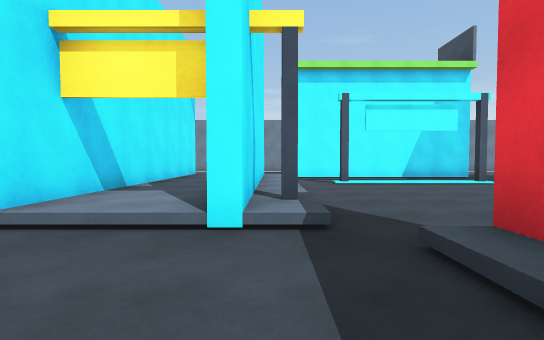
view 1 (above)

21 first-person views from a walk through a Unity game level. The camera is 1.2 m above the floor, tilts 2° down and sees 85° across. The floor is counted in squares, 2 m on a side. Each view is taken from the middle of a square. On the plan, view 1 faces up. The plan holds only what a view shows up to about 9 squares ahead; the rest is blank. The place goes on beyond the plan. The player character is not drawn.

view 2
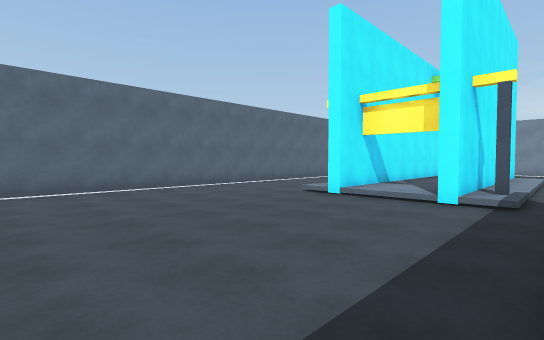

view 3
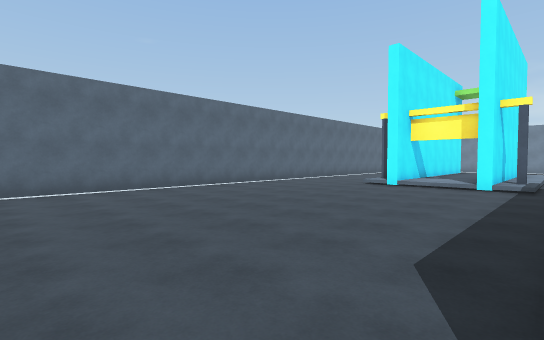

view 4
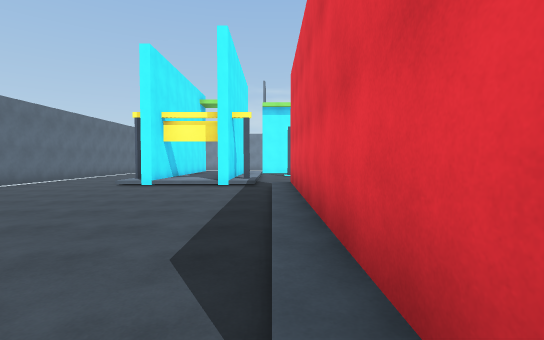

view 5
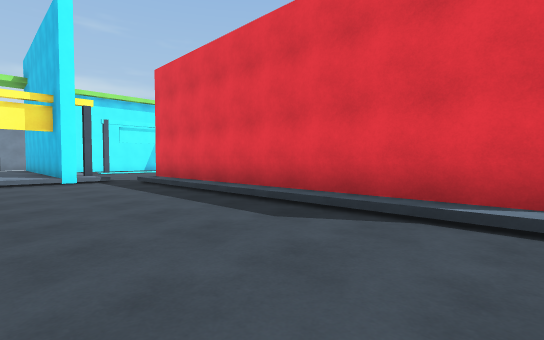

view 6
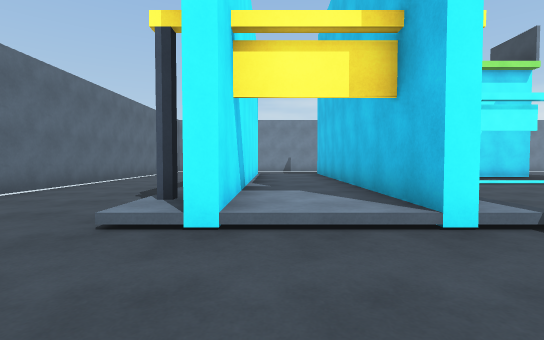

view 7
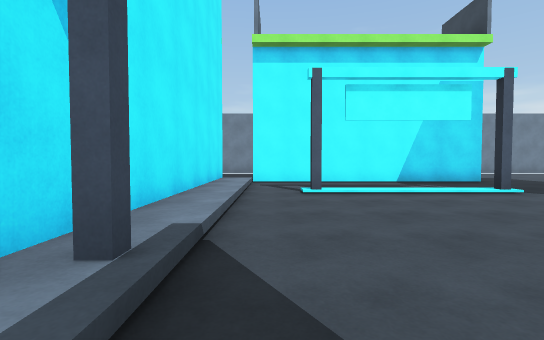

view 8
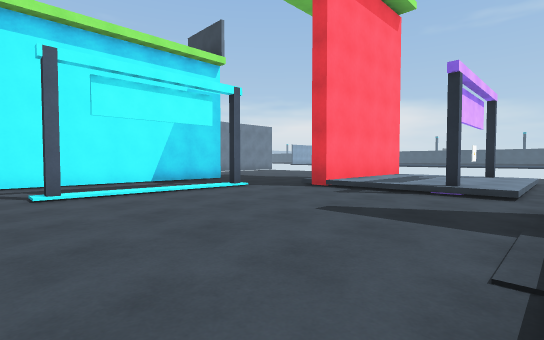

view 9
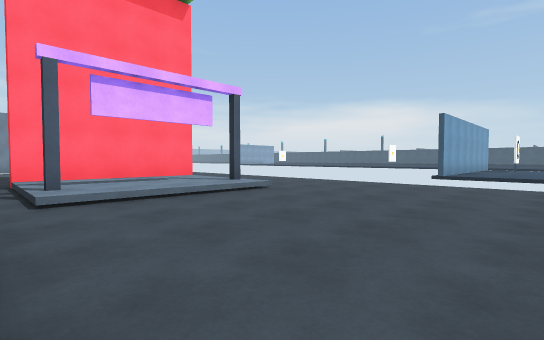

view 10
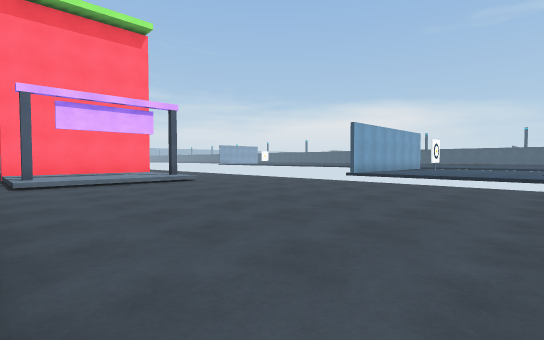

view 11
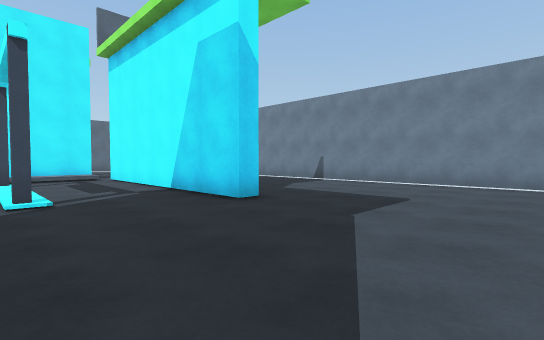

view 12
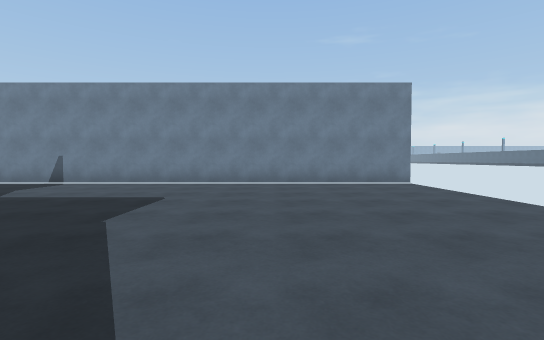

view 13
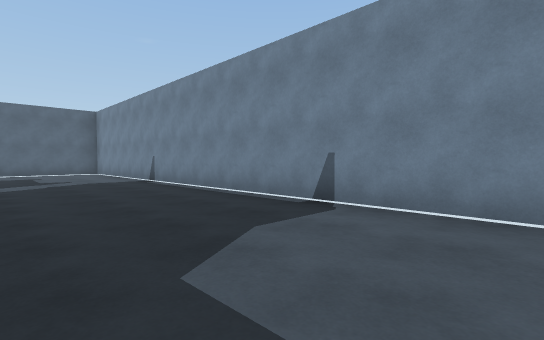

view 14
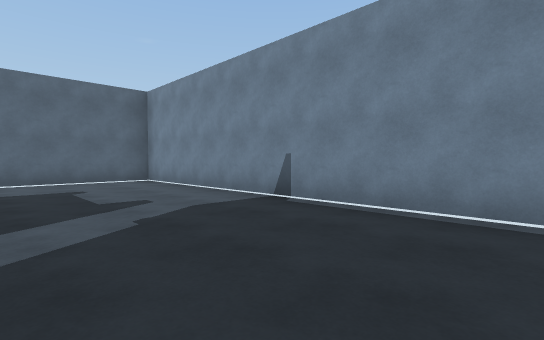

view 15
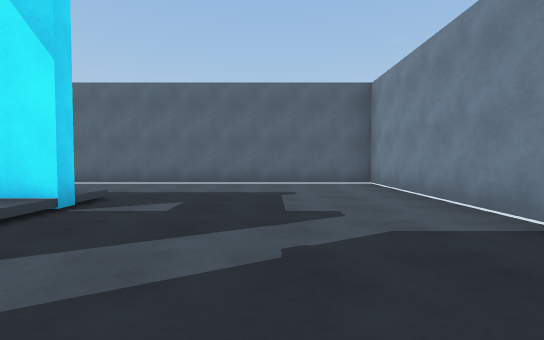

view 16
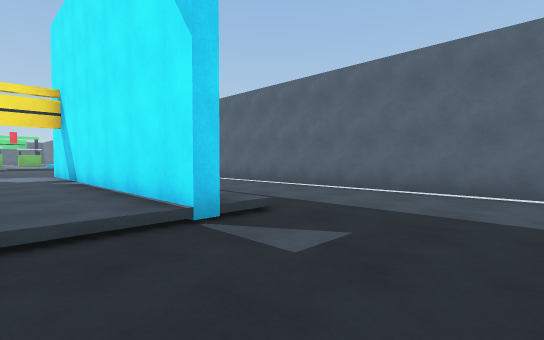

view 17
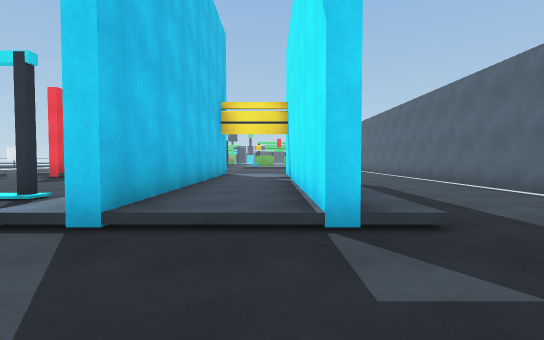

view 18
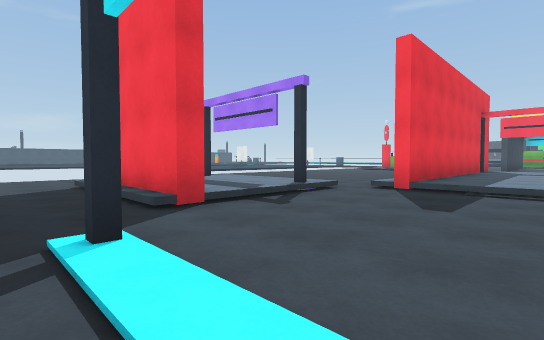

view 19
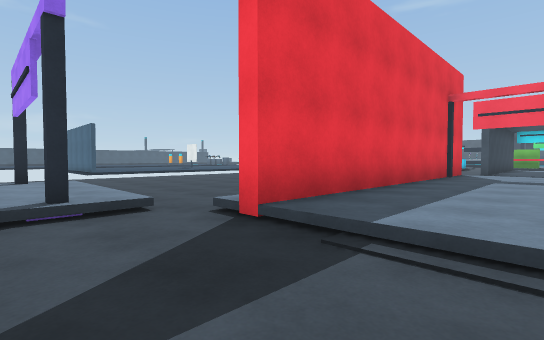

view 20
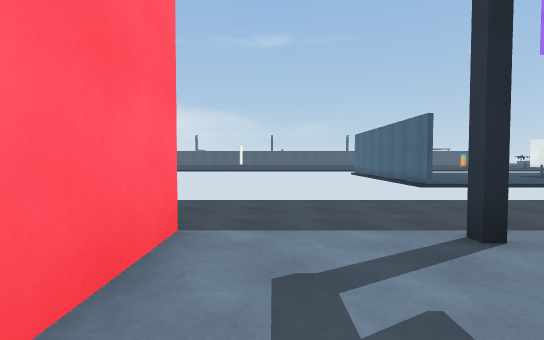

view 21
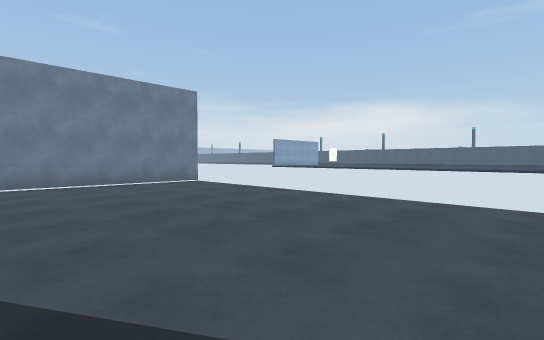

### Floor plan
Key: @ floor where view 1 was taken; # wall or solid block; x gap in a wall; . main floor; : floor 0.25 m higher than the main floor; / step, stairs or slope.
Columns run from 7 left of view 1 to 17 right of it. Each row starts with its distance up from view 1.
 15 ######################
 14 #....................
 13 #....................
 12 #....................
 11 #....................
 10 #.......######.......
  9 #...#:#:.............
  8 #...#:#:.............
  7 #...#:#:.#..#........
  6 #...#:#:......####...
  5 #...#:#:......::::...
  4 #...#:##......::::...
  3 #...#:##......#::#...
  2 #.......//////.......
  1 #......./#::#/.......  ##
  0 #......@/#::#/.......   :
 -1 #......./#::#/.......   :
 -2 #......./#::#/.......   :
 -3 #......./#::#/.......
 -4 #......./#::#/.......
 -5 #......./#::#/.......
 -6 #......./x :x

Where each view was taken, in squares from view 1:
view 1: 0 up, 0 right, facing up
view 2: 3 down, 1 right, facing up-left
view 3: 6 down, 1 right, facing up-left
view 4: 6 down, 1 right, facing up
view 5: 6 down, 2 left, facing up-right
view 6: 0 up, 2 left, facing up
view 7: 2 up, 1 right, facing up
view 8: 2 up, 1 right, facing up-right
view 9: 2 down, 6 right, facing up-right
view 10: 5 down, 6 right, facing up-right
view 11: 7 up, 10 right, facing up-left
view 12: 7 up, 10 right, facing up
view 13: 11 up, 7 right, facing up-left
view 14: 11 up, 2 right, facing up-left
view 15: 12 up, 1 right, facing left
view 16: 12 up, 1 left, facing down-left
view 17: 12 up, 2 left, facing down
view 18: 8 up, 3 right, facing down-right
view 19: 4 up, 3 right, facing down-right
view 20: 5 up, 8 right, facing right
view 21: 7 up, 9 right, facing up-right
